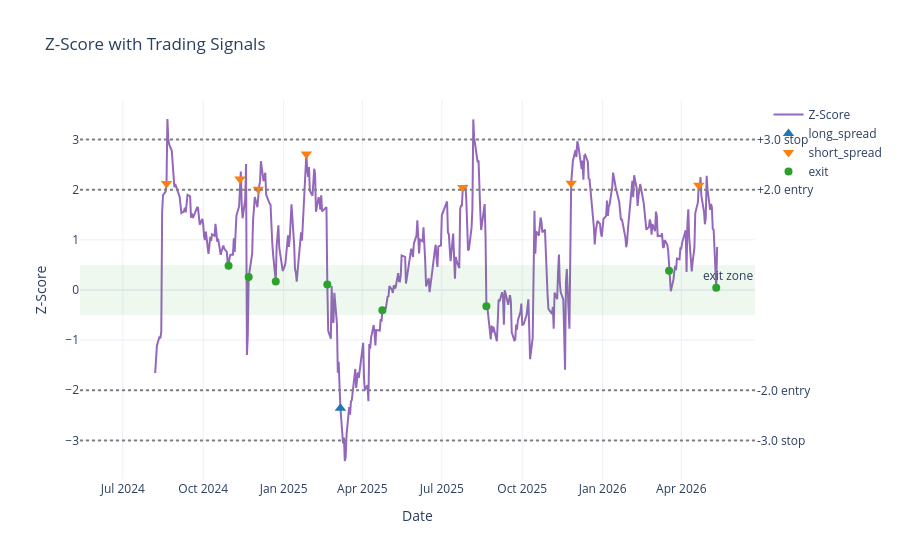

Here is the notebook cell this chart was saved with:
### Code cell
plot_zscore(signals_m, DEFAULT_PARAMS['z_entry'], DEFAULT_PARAMS['z_exit'], DEFAULT_PARAMS['z_stop']).show()

### Figure 1 — Plotly figure (JSON) as saved in the notebook; plotly's stock layout.template omitted (floating-point values rounded to 4 significant figures; data arrays with more than 128 entries replaced by an {"elided": "..."} marker saying what was removed)
{"data": [{"line": {"color": "#9467bd"}, "name": "Z-Score", "type": "scatter", "x": {"elided": "501 str values"}, "y": {"elided": "501 float values"}}, {"marker": {"color": "#1f77b4", "size": 10, "symbol": "triangle-up"}, "mode": "markers", "name": "long_spread", "type": "scatter", "x": ["2025-03-07T00:00:00"], "y": [-2.359]}, {"marker": {"color": "#ff7f0e", "size": 10, "symbol": "triangle-down"}, "mode": "markers", "name": "short_spread", "type": "scatter", "x": ["2024-08-20T00:00:00", "2024-11-12T00:00:00", "2024-12-03T00:00:00", "2025-01-27T00:00:00", "2025-07-25T00:00:00", "2025-11-26T00:00:00", "2026-04-21T00:00:00"], "y": [2.121, 2.216, 2.009, 2.712, 2.044, 2.127, 2.089]}, {"marker": {"color": "#2ca02c", "size": 8, "symbol": "circle"}, "mode": "markers", "name": "exit", "type": "scatter", "x": ["2024-10-30T00:00:00", "2024-11-22T00:00:00", "2024-12-23T00:00:00", "2025-02-20T00:00:00", "2025-04-24T00:00:00", "2025-08-21T00:00:00", "2026-03-18T00:00:00", "2026-05-11T00:00:00"], "y": [0.4848, 0.2569, 0.1713, 0.1087, -0.4025, -0.3225, 0.3851, 0.0466]}], "layout": {"annotations": [{"showarrow": false, "text": "+2.0 entry", "x": 1, "xanchor": "left", "xref": "x domain", "y": 2, "yanchor": "middle", "yref": "y"}, {"showarrow": false, "text": "-2.0 entry", "x": 1, "xanchor": "left", "xref": "x domain", "y": -2, "yanchor": "middle", "yref": "y"}, {"showarrow": false, "text": "+3.0 stop", "x": 1, "xanchor": "left", "xref": "x domain", "y": 3, "yanchor": "middle", "yref": "y"}, {"showarrow": false, "text": "-3.0 stop", "x": 1, "xanchor": "left", "xref": "x domain", "y": -3, "yanchor": "middle", "yref": "y"}, {"showarrow": false, "text": "exit zone", "x": 1, "xanchor": "right", "xref": "x domain", "y": 0.5, "yanchor": "top", "yref": "y"}], "hovermode": "x unified", "shapes": [{"line": {"color": "gray", "dash": "dot"}, "type": "line", "x0": 0, "x1": 1, "xref": "x domain", "y0": 2, "y1": 2, "yref": "y"}, {"line": {"color": "gray", "dash": "dot"}, "type": "line", "x0": 0, "x1": 1, "xref": "x domain", "y0": -2, "y1": -2, "yref": "y"}, {"line": {"color": "gray", "dash": "dot"}, "type": "line", "x0": 0, "x1": 1, "xref": "x domain", "y0": 3, "y1": 3, "yref": "y"}, {"line": {"color": "gray", "dash": "dot"}, "type": "line", "x0": 0, "x1": 1, "xref": "x domain", "y0": -3, "y1": -3, "yref": "y"}, {"fillcolor": "rgba(44,160,44,0.08)", "line": {"width": 0}, "type": "rect", "x0": 0, "x1": 1, "xref": "x domain", "y0": -0.5, "y1": 0.5, "yref": "y"}], "title": {"text": "Z-Score with Trading Signals"}, "xaxis": {"title": {"text": "Date"}}, "yaxis": {"title": {"text": "Z-Score"}}}}
